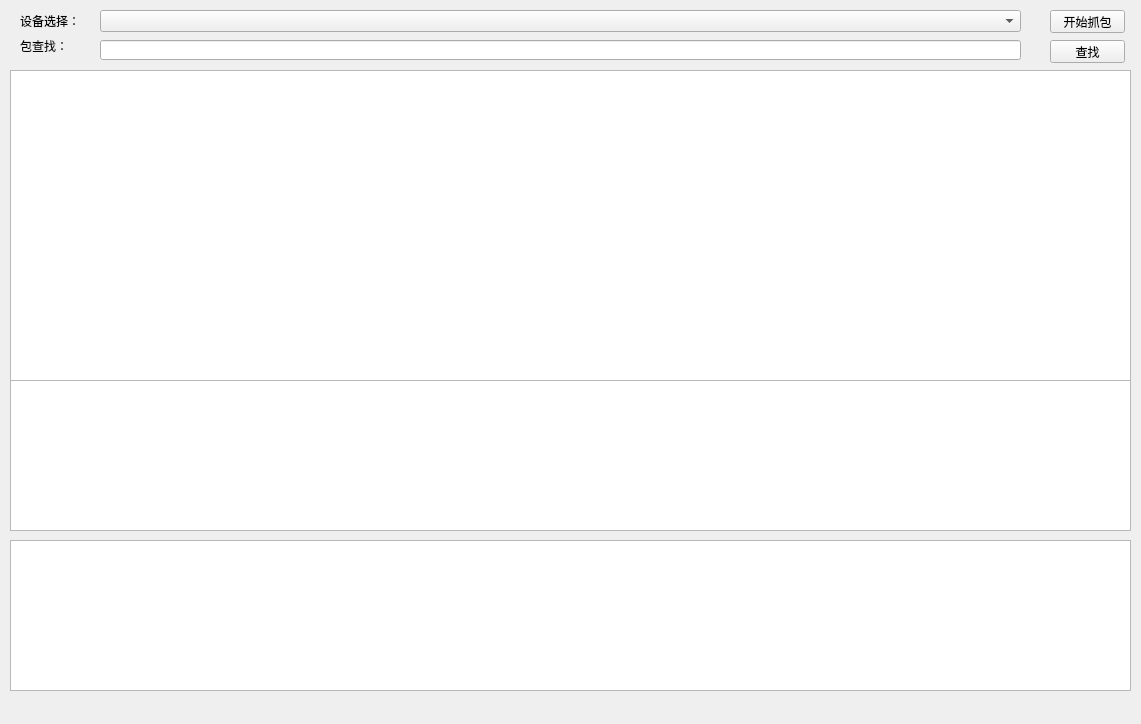
<?xml version="1.0" encoding="UTF-8"?>
<ui version="4.0">
 <class>MainWindow</class>
 <widget class="QMainWindow" name="MainWindow">
  <property name="geometry">
   <rect>
    <x>0</x>
    <y>0</y>
    <width>1141</width>
    <height>724</height>
   </rect>
  </property>
  <property name="windowTitle">
   <string>嗅探器</string>
  </property>
  <widget class="QWidget" name="centralWidget">
   <widget class="QComboBox" name="comboBoxSelectDevice">
    <property name="geometry">
     <rect>
      <x>100</x>
      <y>10</y>
      <width>921</width>
      <height>22</height>
     </rect>
    </property>
   </widget>
   <widget class="QLabel" name="labelSelectDevice">
    <property name="geometry">
     <rect>
      <x>20</x>
      <y>10</y>
      <width>71</width>
      <height>21</height>
     </rect>
    </property>
    <property name="text">
     <string>设备选择：</string>
    </property>
   </widget>
   <widget class="QPushButton" name="pushButtonStartStop">
    <property name="geometry">
     <rect>
      <x>1050</x>
      <y>10</y>
      <width>75</width>
      <height>23</height>
     </rect>
    </property>
    <property name="text">
     <string>开始抓包</string>
    </property>
   </widget>
   <widget class="QTextBrowser" name="textBrowser">
    <property name="geometry">
     <rect>
      <x>10</x>
      <y>540</y>
      <width>1121</width>
      <height>151</height>
     </rect>
    </property>
   </widget>
   <widget class="QTreeView" name="treeView">
    <property name="geometry">
     <rect>
      <x>10</x>
      <y>380</y>
      <width>1121</width>
      <height>151</height>
     </rect>
    </property>
   </widget>
   <widget class="QTableView" name="tableView">
    <property name="geometry">
     <rect>
      <x>10</x>
      <y>70</y>
      <width>1121</width>
      <height>311</height>
     </rect>
    </property>
   </widget>
   <widget class="QLineEdit" name="lineEdit">
    <property name="geometry">
     <rect>
      <x>100</x>
      <y>40</y>
      <width>921</width>
      <height>20</height>
     </rect>
    </property>
   </widget>
   <widget class="QLabel" name="label">
    <property name="geometry">
     <rect>
      <x>20</x>
      <y>40</y>
      <width>54</width>
      <height>12</height>
     </rect>
    </property>
    <property name="text">
     <string>包查找：</string>
    </property>
   </widget>
   <widget class="QPushButton" name="pushButtonSearch">
    <property name="geometry">
     <rect>
      <x>1050</x>
      <y>40</y>
      <width>75</width>
      <height>23</height>
     </rect>
    </property>
    <property name="text">
     <string>查找</string>
    </property>
   </widget>
  </widget>
  <widget class="QMenuBar" name="menuBar">
   <property name="geometry">
    <rect>
     <x>0</x>
     <y>0</y>
     <width>1141</width>
     <height>23</height>
    </rect>
   </property>
  </widget>
 </widget>
 <layoutdefault spacing="6" margin="11"/>
 <resources/>
 <connections/>
</ui>
